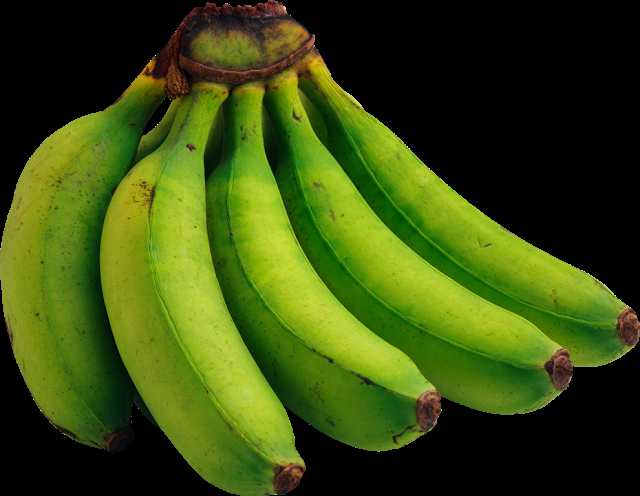
#> input picture images/banano_v3.png, 640 x 496 px
$ python preprocessing.py
#> lines starting #> are read from the running program, lines starting #| are printed output that depends on the picture
import imutils
import numpy as np
from matplotlib import pyplot as plt
import cv2

# -------------- ORB detector ----------------
def ORB_detector(new_image, image_template):
    # Function that compares input image to template
    # It then returns the number of ORB matches between them

    image1 = cv2.cvtColor(new_image, cv2.COLOR_BGR2GRAY)

    # Create ORB detector with 1000 keypoints with a scaling pyramid factor of 1.2
    orb = cv2.ORB_create(nfeatures = 1000)

    # Detect keypoints of original image
    (kp1, des1) = orb.detectAndCompute(image1, None)
    template_kp = kp1
    # Detect keypoints of rotated image
    (kp2, des2) = orb.detectAndCompute(image_template, None)

    image_template = cv2.drawKeypoints(image_template, kp1, None)
    image1 = cv2.drawKeypoints(image1, kp2, None)
    #cv2.imshow("ORB Template Keypoints", image_template)
    #cv2.imshow("ORB In Keypoints", image1)
    #cv2.waitKey(0)

    # Create matcher
    # Note we're no longer using Flannbased matching
    bf = cv2.BFMatcher(cv2.NORM_HAMMING, crossCheck=True)

    # Do matching
    matches = bf.match(des1,des2)

    # Sort the matches based on distance.  Least distance
    # is better
    matches = sorted(matches, key=lambda val: val.distance)

    return len(matches), len(kp1)

#--------------- Detection ------------------------------
def formDetection(image1, image_template):
    height, width = image1.shape[:2]

    image1 = cv2.flip(image1,1)

     # Define ROI Box Dimensions (Note some of these things should be outside the loop)
    top_left_x = width / 3
    top_left_y = (height / 2) + (height / 4)
    bottom_right_x = (width / 3) * 2
    bottom_right_y = (height / 2) - (height / 4)

    # Get number of ORB matches
    matches, template_kp = ORB_detector(image1, image_template)

    # Display status string showing the current no. of matches
    output_string = "Matches = " + str(matches)
    cv2.putText(image1, output_string, (top_left_x + 25 , top_left_y + 100), cv2.FONT_HERSHEY_COMPLEX, 1, (250,0,150), 2)
    print(output_string)
    # Our threshold to indicate object deteciton
    # For new images or lightening conditions you may need to experiment a bit
    # Note: The ORB detector to get the top 1000 matches, 350 is essentially a min 35% match
    threshold = template_kp * 35/100
    print("Threshold: ", threshold)

    # If matches exceed our threshold then object has been detected
    if matches > threshold:
        cv2.rectangle(image1, (top_left_x,top_left_y), (bottom_right_x,bottom_right_y), (0,255,0), 3)
        cv2.putText(image1,'Object Found',(top_left_x + 50 , top_left_y + 25), cv2.FONT_HERSHEY_COMPLEX_SMALL, 1 ,(0,255,0), 2)
        cv2.imshow('Object Detector using ORB', image1)
        cv2.waitKey(0)
        cv2.destroyAllWindows()
        return True
    else:
        cv2.rectangle(image1, (top_left_x,top_left_y), (bottom_right_x,bottom_right_y), (0,0,255), 3)
        cv2.putText(image1,'Object Not Found',(top_left_x + 50 , top_left_y + 25), cv2.FONT_HERSHEY_COMPLEX_SMALL, 1 ,(0,0,255), 2)
        cv2.imshow('Object Detector using ORB', image1)
        cv2.waitKey(0)
        cv2.destroyAllWindows()
        return False

# ---------------- Finding Object to crop it -----------------------------
# [109 lines left out: functions colorMask, histogram, hog, not called in this run]


image_template = cv2.imread('images/banano_v3.png', 0)
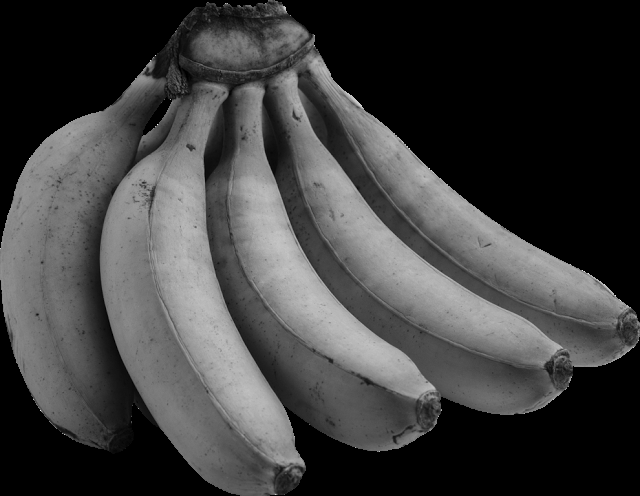
#> image_template: shape (496, 640); min 0, max 255, mean 63.4
img = cv2.imread('images/banano_v2.jpg')
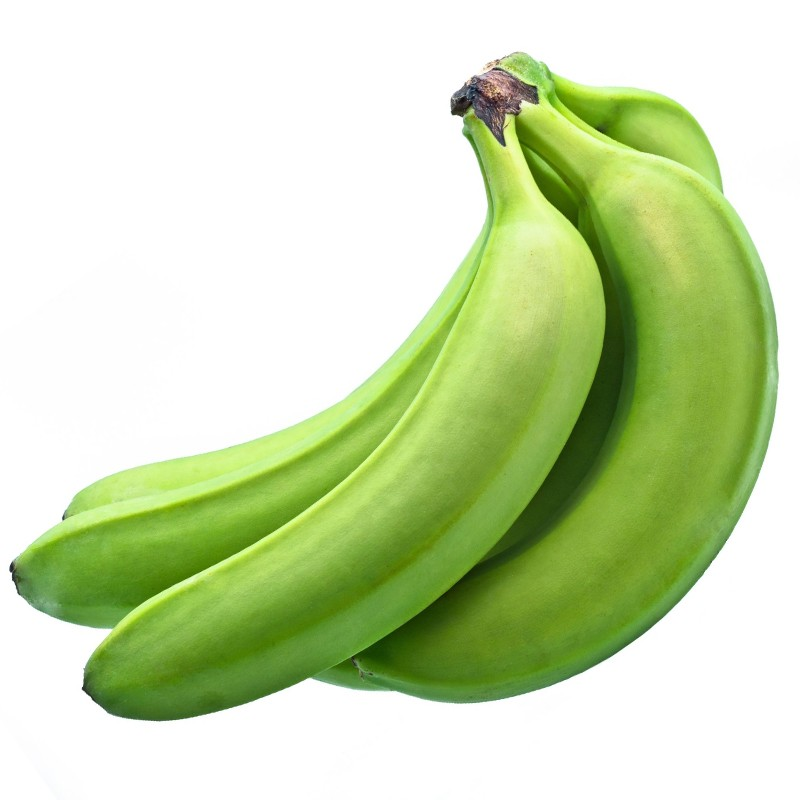
#> input picture images/banano_v2.jpg, 800 x 800 px
#> img is the input picture: shape (800, 800, 3); mean B, G, R 174, 219, 201.4
cv2.imshow("Entrada", img)
cv2.waitKey(0)
cv2.destroyAllWindows()

if img is None or image_template is None:
    print('Could not open or find the images')
    exit(0)

detector = formDetection(img, image_template)
#> in formDetection, `image1 = cv2.flip(image1,1)`:
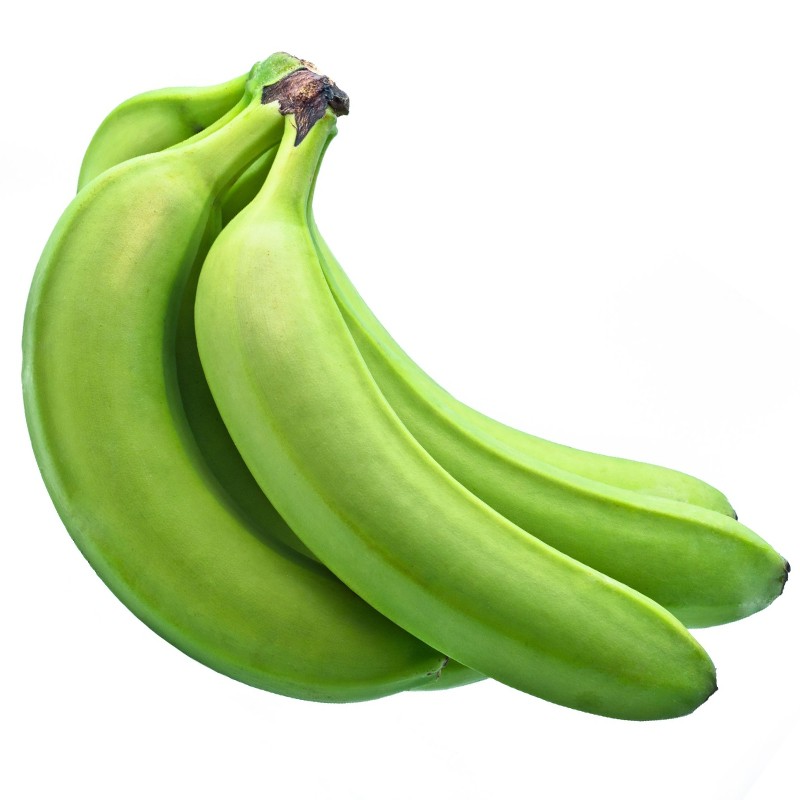
#> image1: shape (800, 800, 3); mean of channels 0, 1, 2 174, 219, 201.4; drawn as B, G, R
#> in ORB_detector, `image1 = cv2.cvtColor(new_image, cv2.COLOR_BGR2GRAY)`:
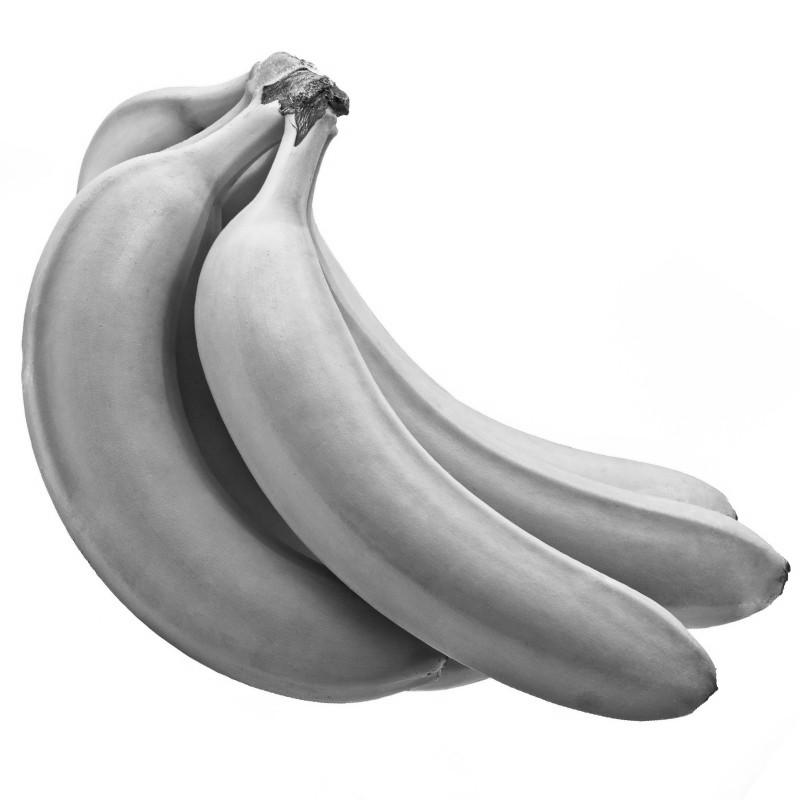
#> image1: shape (800, 800); min 6, max 255, mean 208.6
#> in ORB_detector, `(kp1, des1) = orb.detectAndCompute(image1, None)`: kp1 = 836 keypoints; strongest (x, y, size): (347, 113, 37.2), (346, 114, 31), (717, 688, 31), (347, 112, 44.6)
#> in ORB_detector, `template_kp = kp1`: template_kp has the same summary as kp1
#> in ORB_detector, `(kp2, des2) = orb.detectAndCompute(image_template, None)`: kp2 = 837 keypoints; strongest (x, y, size): (407, 146, 31), (409, 148, 31), (584, 271, 31), (588, 273, 31)
#> in ORB_detector, `image_template = cv2.drawKeypoints(image_template, kp1, None)`:
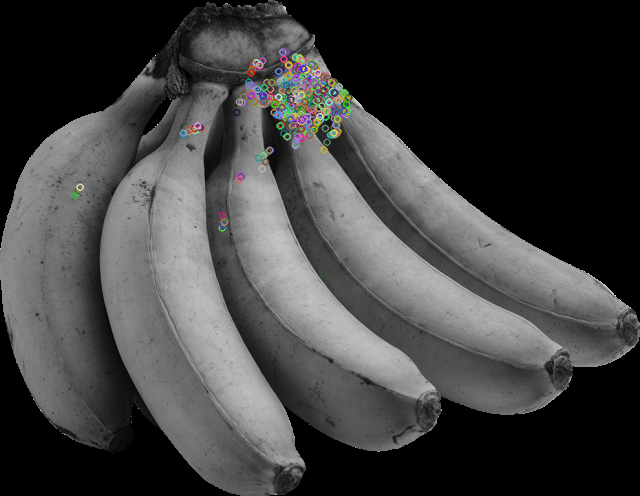
#> image_template: shape (496, 640, 3); mean of channels 0, 1, 2 63.9, 64.1, 64.1; drawn as B, G, R
#> in ORB_detector, `image1 = cv2.drawKeypoints(image1, kp2, None)`:
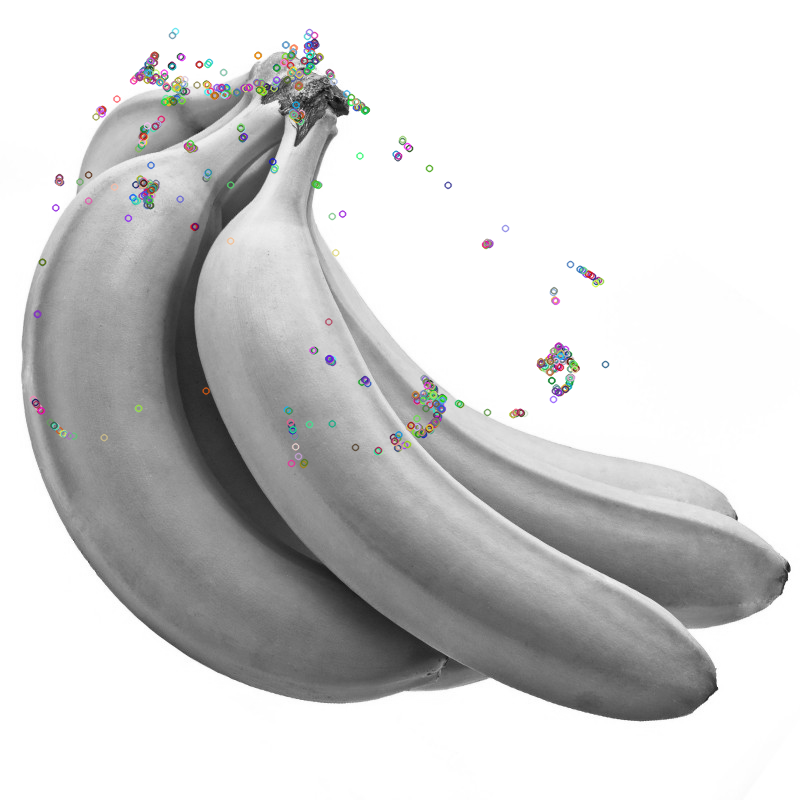
#> image1: shape (800, 800, 3); mean of channels 0, 1, 2 207.4, 207.4, 207.4; drawn as B, G, R
#> in ORB_detector, `matches = bf.match(des1,des2)`: matches = 155 matches
#> in formDetection, `matches, template_kp = ORB_detector(image1, image_template)`: matches = 155; template_kp = 836
#> in formDetection, `output_string = "Matches = " + str(matches)`: output_string = 'Matches = 155'
#| Matches = 155
#> in formDetection, `threshold = template_kp * 35/100`: threshold = 292.6
#| Threshold:  292.6
#> in formDetection, `cv2.putText(image1,'Object Not Found',(top_left_x + 50 , top_left_y + ..`:
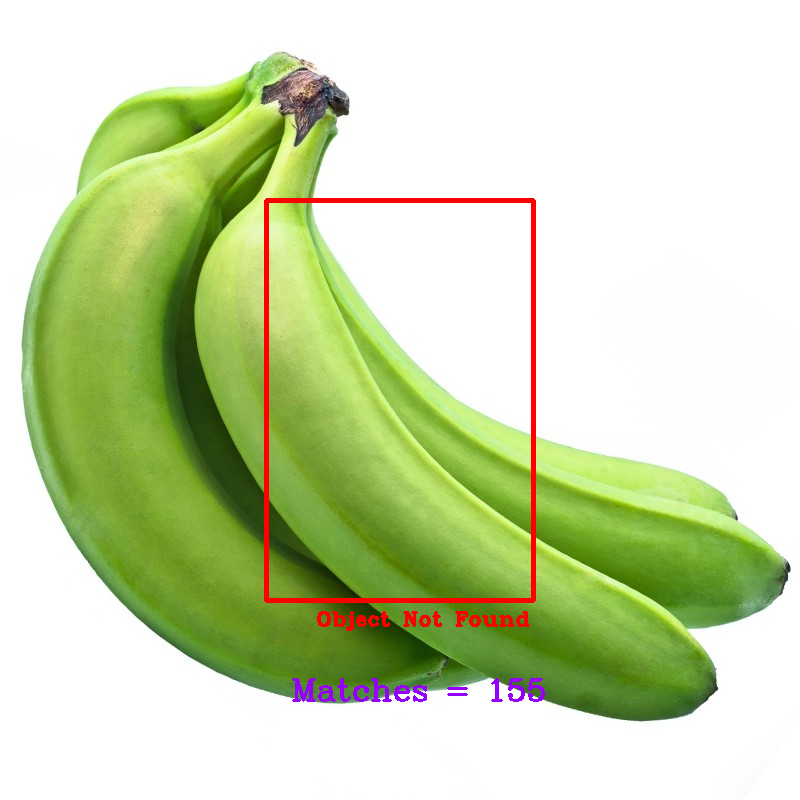
#> image1: shape (800, 800, 3); mean of channels 0, 1, 2 172.9, 216.1, 202.7; drawn as B, G, R
#> detector = False
print("Detector", detector)
#| Detector False
if detector:
    out = colorMask(img)
    hist = histogram(out)
    print("Valores del histograma RGB: ", hist)
    hog = hog(out)
    print("Valores del HOG: ", hog)
else:
    print("No se han encontrado similitudes")
    exit(0)
#> (the program exits here)
